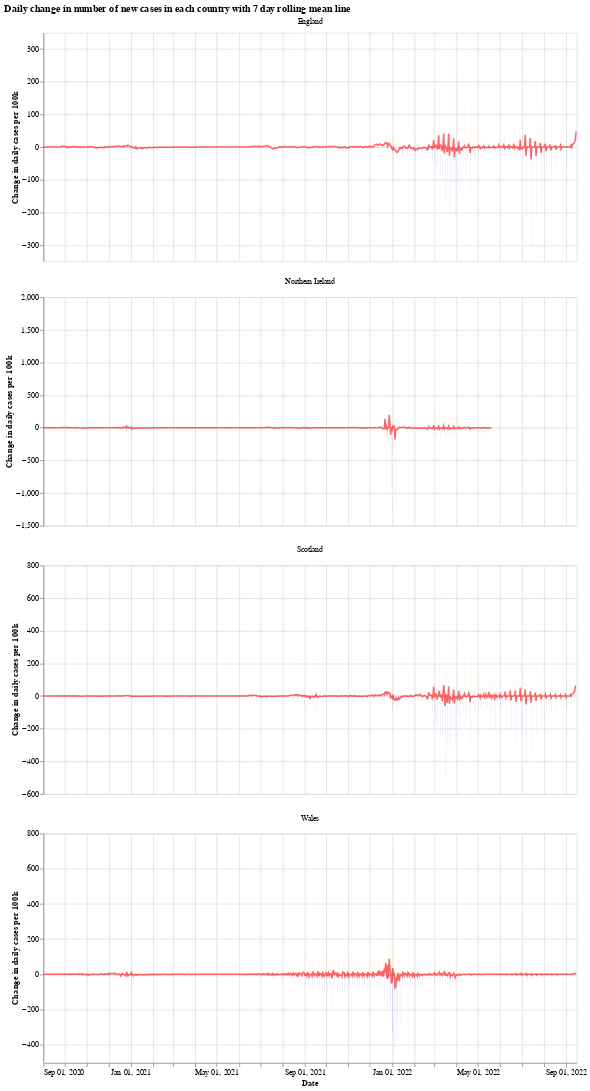

Notebook code for this chart:
### Markdown cell above
We will use the Python library `Altair` for visualising the data, see the [altair docs](https://altair-viz.github.io/) for more information.

First we have a graph which shows the daily change in the number of new cases for each country. This number jumps up and down all over the place, which is likely due to delay in reporting of new cases over the weekend. Another interesting thing is that it looks like the daily cases in Wales experienced a much shorter period of calm over the summer (calm in the sense of daily cases not jumping up and down).

The orange bars are days when the number of new cases (per 100k population) was more than the previous day, while the blue are days when the number of new cases dropped. The red line is the 7 day moving average. 

When the moving average line is below 0, it means that there is a consistent drop in new cases. We can see this clearly happening around the times that lockdowns were introduced (though, to varying degrees). I will update the graphs soon with a marker of when each lockdown started.

### Code cell
# collapse
import altair as alt

bars = alt.Chart(uk_cases).mark_bar().encode(
    x=alt.X("yearmonthdate(date):T", axis=alt.Axis(title='Date')),
    y=alt.Y("casesChangeRate:Q", axis=alt.Axis(title='Change in daily cases per 100k')),
    tooltip='casesChange',
    color=alt.condition(
        alt.datum.casesChangeRate > 0,
        alt.value("orange"),  # The positive color
        alt.value("blue")  # The negative color
    )
).properties(title='Daily change in number of new cases with 7 day rolling mean',width=700).interactive()

line = alt.Chart(uk_cases).mark_line(
    color='red',
    size=2,
    opacity=0.6
).transform_window(
    rolling_mean='mean(casesChangeRate)',
    frame=[0, 7],
    groupby=['areaName']
).encode(
    x='yearmonthdate(date):T',
    y='rolling_mean:Q'
)

alt.layer(bars, line, data=uk_cases).facet(alt.Column(
    'areaName', title=''), columns=1).resolve_scale(y='independent').properties(title='Daily change in number of new cases in each country with 7 day rolling mean line')

### Figure 1 — Vega-Lite specification as saved in the notebook (floating-point values rounded to 4 significant figures; data arrays with more than 128 entries replaced by an {"elided": "..."} marker saying what was removed)
{"config": {"view": {"continuousWidth": 400, "continuousHeight": 300}}, "data": {"name": "data-991be665d62f730079742653f1161a87"}, "facet": {"type": "nominal", "field": "areaName", "title": ""}, "spec": {"layer": [{"mark": "bar", "encoding": {"color": {"condition": {"value": "orange", "test": "(datum.casesChangeRate > 0)"}, "value": "blue"}, "tooltip": {"type": "quantitative", "field": "casesChange"}, "x": {"type": "temporal", "axis": {"title": "Date"}, "field": "date", "timeUnit": "yearmonthdate"}, "y": {"type": "quantitative", "axis": {"title": "Change in daily cases per 100k"}, "field": "casesChangeRate"}}, "selection": {"selector001": {"type": "interval", "bind": "scales", "encodings": ["x", "y"]}}, "title": "Daily change in number of new cases with 7 day rolling mean", "width": 700}, {"mark": {"type": "line", "color": "red", "opacity": 0.6, "size": 2}, "encoding": {"x": {"type": "temporal", "field": "date", "timeUnit": "yearmonthdate"}, "y": {"type": "quantitative", "field": "rolling_mean"}}, "transform": [{"window": [{"op": "mean", "field": "casesChangeRate", "as": "rolling_mean"}], "frame": [0, 7], "groupby": ["areaName"]}]}]}, "columns": 1, "resolve": {"scale": {"y": "independent"}}, "title": "Daily change in number of new cases in each country with 7 day rolling mean line", "$schema": "https://vega.github.io/schema/vega-lite/v4.8.1.json", "datasets": {"data-991be665d62f730079742653f1161a87": {"elided": "2861 records"}}}
